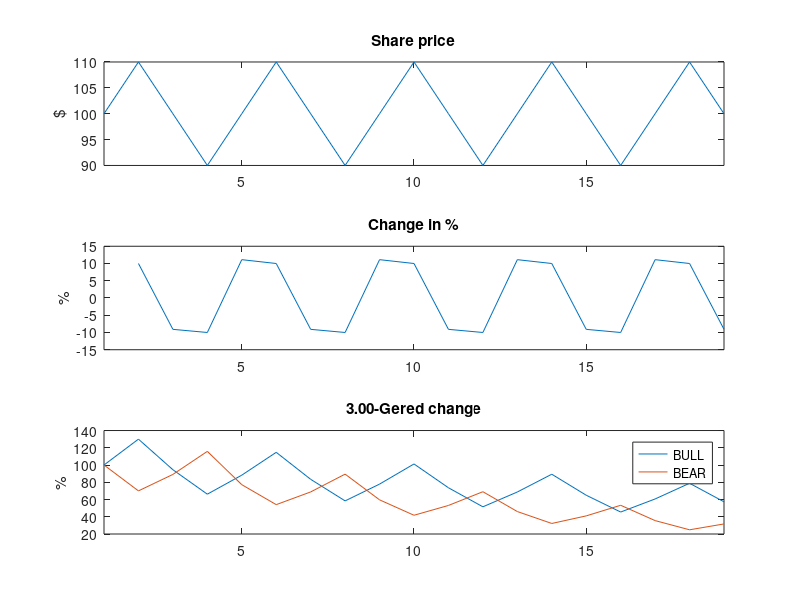

Write MATLAB code to recreate this figure.
%% Choose gear value of your BULL and BEAR
N = 3;
%% Construct how the main stock develops during the day
x = 0:pi/2:9*pi;
A = 100+10*sin(x);
%% create BULL and BEAR
p = zeros(1,length(A));
p(1) = nan;
p(2:end) = diff(A)./A(1:end-1)*100;
BULL = 100*ones(1,length(A));
BEAR = BULL;
for i = 2:length(BULL)
    BULL(i) = BULL(i-1)*(1+N*p(i)/100);
    BEAR(i) = BEAR(i-1)*(1-N*p(i)/100);
end

%% PLOT
figure(1)
subplot(3,1,1)
plot(A)
title('Share price')
ylabel('$')
xlim([1,length(A)])
subplot(3,1,2)
plot(p)
title('Change in %')
ylabel('%')
xlim([1,length(A)])
subplot(3,1,3)
plot(BULL)
hold on
plot(BEAR)
title(sprintf('%.2f-Gered change',N))
legend('BULL', 'BEAR')
ylabel('%')
xlim([1,length(A)])